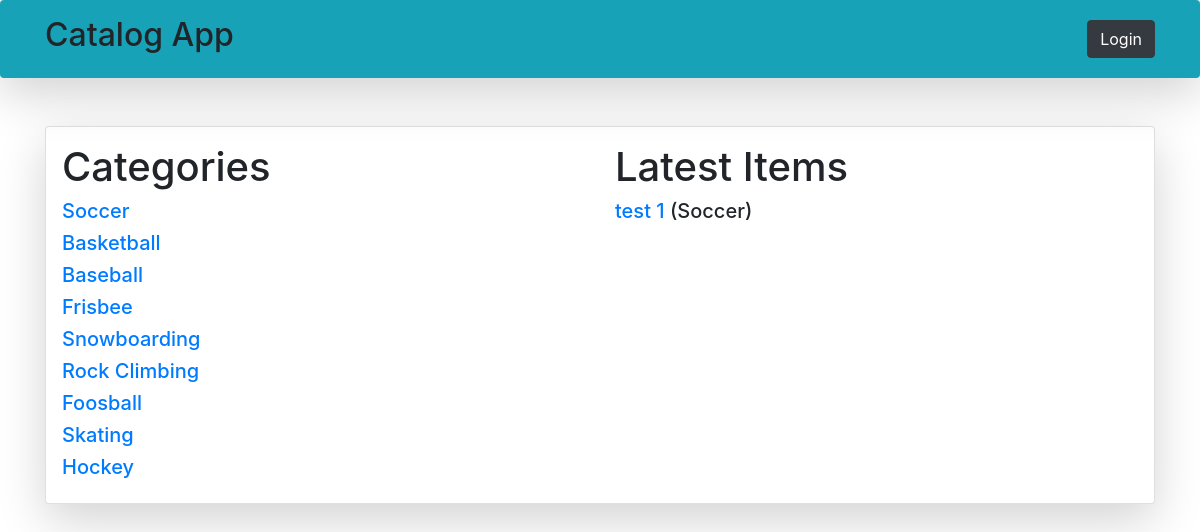
Page /dashboard/ on the earlier database version.
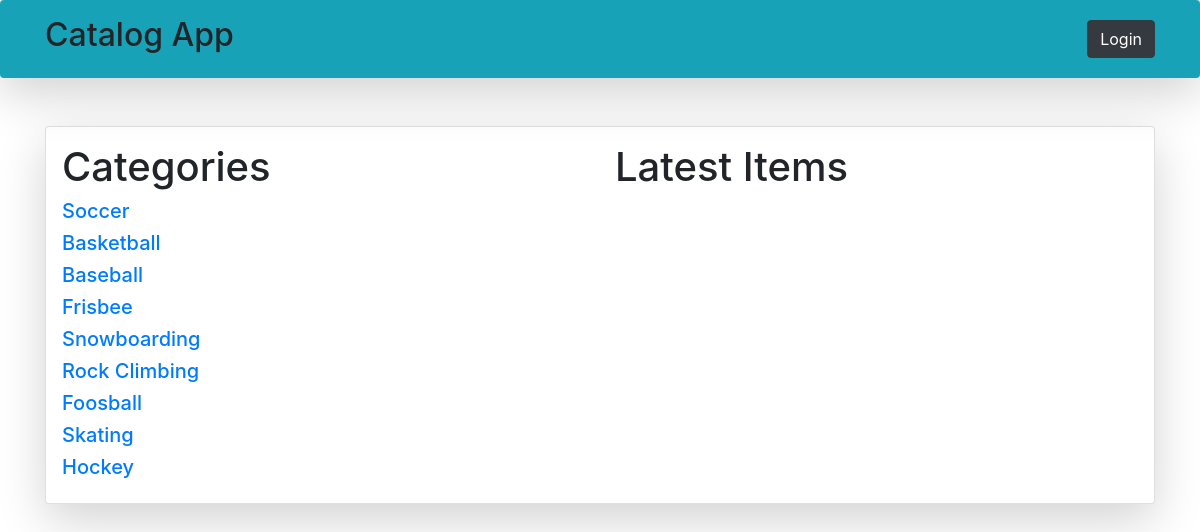
Same page on the later database version.
### models.py (models this page shows, shortened)
class Categories(Base):
    __tablename__ = 'categories'
    name = Column(String(80), nullable = False)
    id = Column(Integer, primary_key = True)

class Categories_item(Base):
    __tablename__ = 'categories_item'
    title = Column(String(80), nullable = False)
    id = Column(Integer, primary_key = True)
    description = Column(String(10000), nullable = False)
    picture = Column(LargeBinary)
    categories_item_id = Column(Integer, ForeignKey('categories.id'))
    categories = relationship(Categories)

### web.py (the view)
@app.route('/dashboard/', methods=['GET', 'POST'])
def dashboard():
        state = ''.join(random.choice(string.ascii_uppercase + string.digits)
                for x in xrange(32))
        login_session['state'] = state
        if 'username' in login_session:
            logged_in = True
        else:
            logged_in = False
        categories_all = db.session.query(Categories).all()
        try:
            latest_items = db.session.query(Categories_item).all()
        except:
            pass
        if logged_in:
            return render_template(
                'dashboard.html',
                logged_in=logged_in,
                categories=categories_all,
                latest_items=latest_items,
                username=login_session['username'],
                google_client_id=os.environ['GOOGLE_CLIENT_ID'],
                STATE=state
                )
        else:
            return render_template(
                'dashboard.html',
                logged_in=logged_in,
                categories=categories_all,
                latest_items=latest_items,
                google_client_id=os.environ['GOOGLE_CLIENT_ID'],
                STATE=state)

### templates/dashboard.html (shortened to what this page needs)
{% extends "base.html" %}
{% block content %}
<div class="card shadow-lg p-3 mb-5" style="width: 100%;">
        <div class="row">
                <div class="col">
                        <h1>Categories</h1>
                        {% for category in categories %}
                        {% if username %}
                                <h5><a href="/catalog/{{ category.id }}/{{ username }}">{{category.name}}</a></h5>
                        {% else %}
                                <h5><a href="/catalog/{{ category.id }}/none">{{category.name}}</a></h5>
                        {% endif %}
                        {% endfor %}
                </div>
                <div class="col">
                        <h1>Latest Items</h1>
                        {% if latest_items %}
                                {% for latest_item in latest_items|reverse %}
                                {% if username %}
                                <h5><a href="/catalog/{{ latest_item.categories.id }}/{{ latest_item.id }}/{{ username }}">{{ latest_item.title }}</a> ({{ latest_item.categories.name }})</h5>
                                {% else %}
                                <h5><a href="/catalog/{{ latest_item.categories.id }}/{{ latest_item.id }}/none">{{ latest_item.title }}</a> ({{ latest_item.categories.name }})</h5>
                                {% endif %}
                                {% endfor %}
                        {% endif %}
                </div>
        </div>
</div>
{% endblock %}

### templates/base.html (shortened to what this page needs)
<!DOCTYPE html>
<html>
    <head>
        <link rel="stylesheet" href="https://stackpath.bootstrapcdn.com/bootstrap/4.1.2/css/bootstrap.min.css">
        <link href="https://stackpath.bootstrapcdn.com/font-awesome/4.7.0/css/font-awesome.min.css" rel="stylesheet">
    </head>
    <body>
        <nav class="sticky-top shadow-sm navbar navbar-light bg-info shadow-lg p-3 mb-5 rounded">
            <div class="container">
                <h2>Catalog App</h2>
                    {% if username %}
                      <div class="dropdown">
                        <button class="btn btn-warning dropdown-toggle" type="button" id="dropdownMenuButton" data-toggle="dropdown" aria-haspopup="true" aria-expanded="false">
                          {{username}}
                        </button>
                        <div class="dropdown-menu" aria-labelledby="dropdownMenuButton">
                            <a class="dropdown-item" href="{{url_for('gdisconnect')}}">Logout</a>
                        </div>
                      </div>
                    {% else %}
                    <button class="btn btn-dark" data-toggle="modal" data-target="#login_panel" type="submit">
                      Login
                    </button>
                    {% endif %}
            </div>
        </nav>
        <div class="container">
          {% block content %}
          {% endblock %}
        </div>
    </body>
</html>

Differences in the rows shown:
removed Categories_item: title "test 1", categories.name "Soccer"
